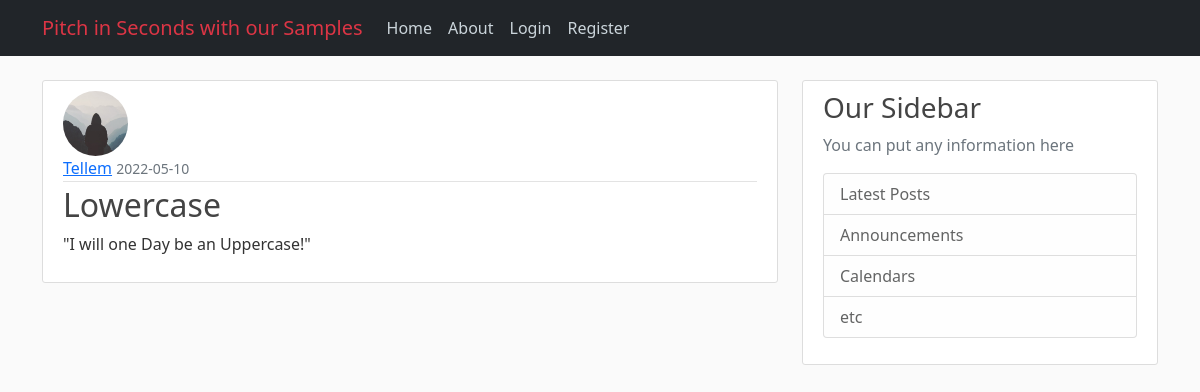
The page /post/18 on the database its author committed.
### app/models.py (models this page shows, shortened)
class User(db.Model, UserMixin):
    id = db.Column(db.Integer, primary_key=True)
    username = db.Column(db.String(20), unique=True, nullable=False)
    email = db.Column(db.String(120), unique=True, nullable=False)
    image_file = db.Column(db.String(20), nullable=False, default='default.jpg')
    password = db.Column(db.String(60), nullable=False)
    posts = db.relationship('Post', backref='author', lazy=True)

class Post(db.Model):
    id = db.Column(db.Integer, primary_key=True)
    title = db.Column(db.String(100), nullable=False)
    date_posted = db.Column(db.DateTime, nullable=False, default=datetime.utcnow)
    content = db.Column(db.Text, nullable=False)
    user_id = db.Column(db.Integer, db.ForeignKey('user.id'), nullable=False)

### app/routes.py (the view)
@app.route("/post/<int:post_id>")
def post(post_id):
    post = Post.query.get_or_404(post_id)
    return render_template('post.html', title=post.title, post=post)

### app/templates/post.html (shortened to what this page needs)
{% extends "layout.html" %}
{% block content %}
  <article class="media content-section">
    <img class="rounded-circle article-img" src="{{ url_for('static', filename='profile_pics/' + post.author.image_file) }}">
    <div class="media-body">
      <div class="article-metadata">
        <a class="mr-2" href="#">{{ post.author.username }}</a>
        <small class="text-muted">{{ post.date_posted.strftime('%Y-%m-%d') }}</small>
      </div>
      <h2 class="article-title">{{ post.title }}</h2>
      <p class="article-content">{{ post.content }}</p>
    </div>
  </article>
{% endblock content %}

### app/static/main.css (style rules this page uses)
body { background: #fafafa; color: #333333; margin-top: 5rem; }
h1, h2, h3, h4, h5, h6 { color: #444444; }
.content-section { background: #ffffff; padding: 10px 20px; border: 1px solid #dddddd; border-radius: 3px; margin-bottom: 20px; }
.article-title { color: #444444; }
.article-content { white-space: pre-line; }
.article-img { height: 65px; width: 65px; margin-right: 16px; }
.article-metadata { padding-bottom: 1px; margin-bottom: 4px; border-bottom: 1px solid #e3e3e3; }

### rows shown on the page
User: image_file (placeholder picture), author.username "Tellem"
Post: date_posted "2022-05-10", title "Lowercase", content "\"I will one Day be an Uppercase!\""
